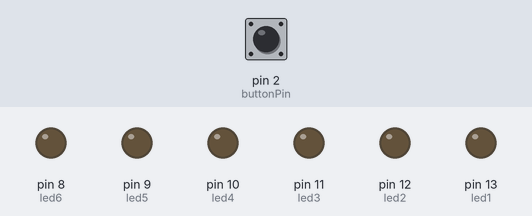
Bench run of a sketch on a simulated Arduino Uno, built with avr-gcc and run on an emulated ATmega328P. Parts: output pins drawn as LEDs (lit = HIGH). Dashed ring = blinking. The inputs (shaded band) are chosen by the test bench; at power-on: pin 2 (buttonPin) LOW. Random numbers use the default seed unless the sketch sets one.

Above: at 1.2 s.
1.3 s: pin 2 (buttonPin) pulled HIGH for 0.15 s
At 4.1 s:
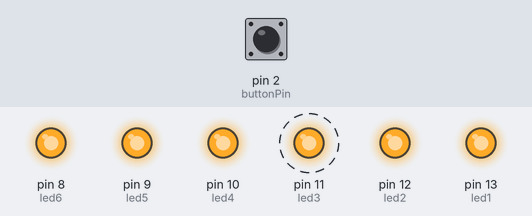
4.3 s: pin 2 (buttonPin) pulled HIGH for 1 s
At 5.4 s:
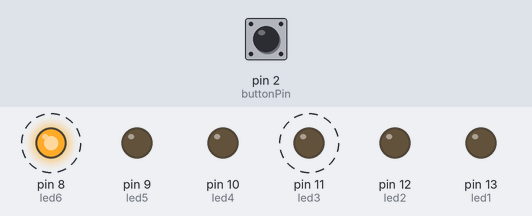
7.3 s: pin 2 (buttonPin) pulled HIGH for 0.15 s
At 10.2 s:
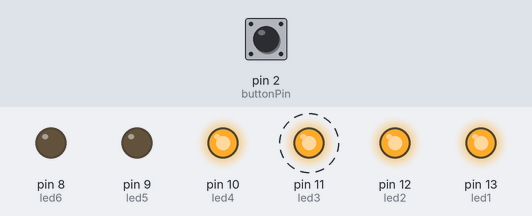
10.4 s: pin 2 (buttonPin) pulled HIGH for 3.2 s
At 11.15 s:
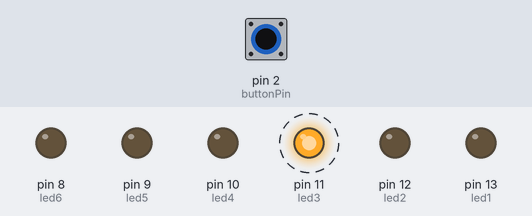
15.1 s: pin 2 (buttonPin) pulled HIGH for 3.2 s
At 20.5 s:
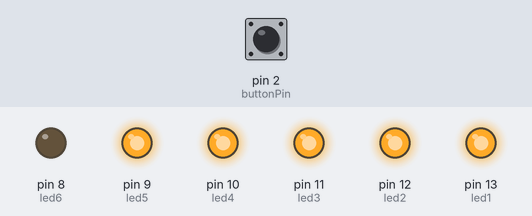
21.1 s: pin 2 (buttonPin) pulled HIGH for 0.15 s
At 24.5 s:
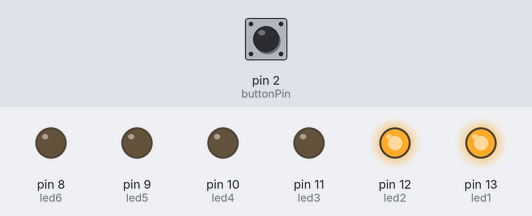
Timing chart, 0 to 25.2 s (numbered marks = the images above; inputs shaded):
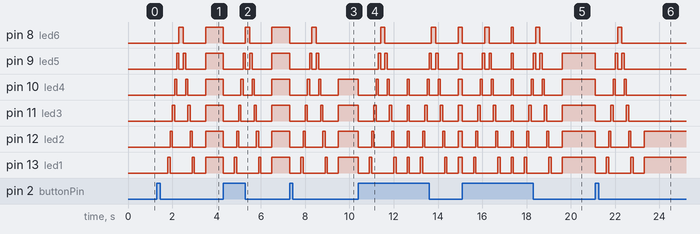

The sketch:

exercise_3.ino
```cpp
int buttonState = 0;
int buttonPin = 2;

int led1 = 13;
int led2 = 12;
int led3 = 11;
int led4 = 10;
int led5 = 9;
int led6 = 8;

int leds[] =
{
  led1,led2,led3,led4,led5,led6
};

void setup() {
  setLedPinMode();
  pinMode(buttonPin, INPUT);
  randomSeed(analogRead(0));
}

void loop() {
  buttonState = digitalRead(buttonPin);
  boolean buttonPressed = buttonState == HIGH;
  int randomNumber = random(1,7);

  if(buttonPressed){
    resetLeds();
    delay(500);
    rollAnimation();
    delay(500);
    rollDice(randomNumber);
  }
    delay(100);
}

void rollAnimation(){
  for(int i = 0; i<6 ; i++){
    digitalWrite(leds[i], HIGH);
    delay(100);
    digitalWrite(leds[i], LOW);
  }
  for(int i = 5; i >= 0 ; i--){
    digitalWrite(leds[i], HIGH);
    delay(100);
    digitalWrite(leds[i], LOW);
  }
}

void resetLeds(){
  for(int i = 0; i<6 ; i++){
    digitalWrite(leds[i], LOW);
  }
}

int rollDice (int randomNumber){
  for(int i = 0; i<randomNumber ; i++){
    digitalWrite(leds[i], HIGH);
  }
}

void setLedPinMode()
{
  pinMode(led1, OUTPUT);
  pinMode(led2, OUTPUT);
  pinMode(led3, OUTPUT);
  pinMode(led4, OUTPUT);
  pinMode(led5, OUTPUT);
  pinMode(led6, OUTPUT);
}
```

Measured:
- after the input at 1.3 s, pin 8 (led6): LOW → HIGH after 1.0 s, → LOW 0.20 s later, → HIGH 1.0 s later; pin 9 (led5): goes HIGH 0.10 s, LOW 0.20 s, HIGH 0.10 s, LOW 0.90 s, then HIGH, starting after 0.90 s
- after the input at 4.3 s, pin 8 (led6): alternates HIGH for 0.20 s and LOW for 1.0 s, starting at once; pin 9 (led5): goes LOW 0.90 s, HIGH 0.10 s, LOW 0.20 s, HIGH 0.10 s, LOW 0.90 s, then HIGH, starting at once
- after the input at 7.3 s, pin 8 (led6): HIGH → LOW at once, → HIGH 1.0 s later, → LOW 0.20 s later; pin 9 (led5): goes LOW 0.90 s, HIGH 0.10 s, LOW 0.20 s, HIGH 0.10 s, then LOW, starting at once
- after the input at 10.4 s, pin 8 (led6): goes HIGH 0.20 s, LOW 2.1 s, HIGH 0.20 s, LOW 1.0 s, then HIGH, starting after 1.0 s; pin 9 (led5): LOW → HIGH after 0.91 s, → LOW 0.10 s later, → HIGH 0.20 s later, → LOW 0.10 s later, … (9 changes in this stretch)
- after the input at 15.1 s, pin 8 (led6): goes LOW 1.0 s, HIGH 0.20 s, LOW 1.0 s, HIGH 0.10 s, LOW 1.0 s, HIGH 0.20 s, then LOW, starting at once; pin 9 (led5): HIGH → LOW at once, → HIGH 0.90 s later, → LOW 0.10 s later, → HIGH 0.20 s later, … (12 changes in this stretch)
- after the input at 21.1 s, pin 8 (led6): LOW → HIGH after 1.0 s, → LOW 0.20 s later; pin 9 (led5): goes LOW 0.90 s, HIGH 0.10 s, LOW 0.20 s, HIGH 0.10 s, then LOW, starting at once
